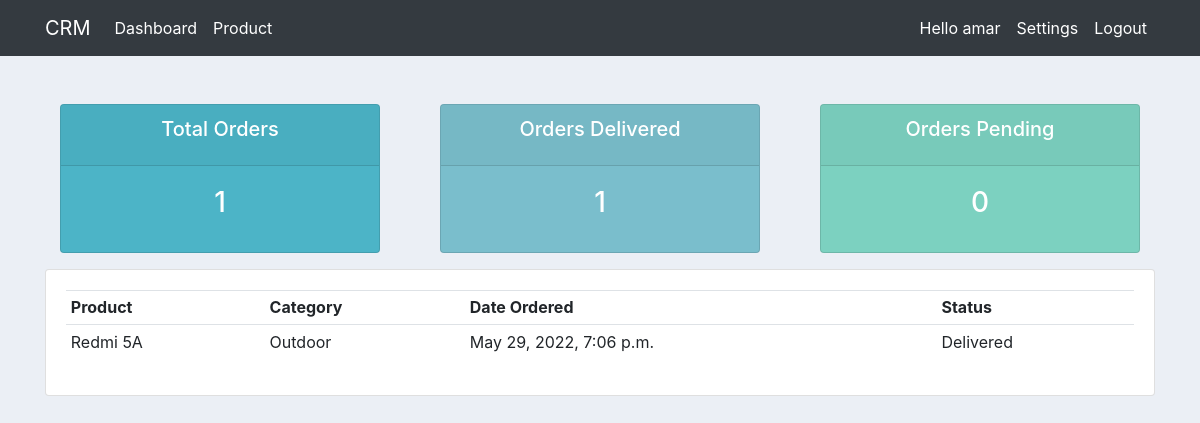
The page /user-page (signed in) on the database its author committed.
### accounts/models.py (models this page shows, shortened)
class DateStatus(models.Model):
    created_at = models.DateTimeField(auto_now_add=True)
    updated_at = models.DateTimeField(auto_now=True)
    class Meta:
        abstract=True

class Order(DateStatus):
    STATUS = (
        ('Pending','Pending'),
        ('Out for delivery','Out for delivery'),
        ('Delivered','Delivered'),
    )
    customer = models.ForeignKey(Customer,null=True,on_delete=models.SET_NULL)
    product = models.ForeignKey(Product,null=True,on_delete=models.SET_NULL)
    status = models.CharField(max_length=100,choices=STATUS)

class Product(DateStatus):
    CATEGORY = (
        ('Indoor','Indoor'),
        ('Outdoor','Outdoor')
    )
    name = models.CharField(max_length=200,null=True)
    price = models.FloatField(null=True)
    category = models.CharField(max_length=200,null=True,choices=CATEGORY)
    description = models.CharField(max_length=200,null=True,blank=True)
    tag = models.ManyToManyField(Tag)
    def __str__(self) -> str:
        return self.name

### accounts/decorators.py (the view)
        def wrapper_func(request,*args,**kwargs):
            group = None
            if request.user.groups.exists():
                group = request.user.groups.all()[0].name
            if group in allowed_user:
                return view_func(request,*args,**kwargs)
            else:
                messages.error(request,"You don't have admin permission")
                return redirect('logout')

### accounts/views.py (called while the page is built)
@login_required(login_url='login')
@allowed_user_permission(allowed_user=['customer'])
def userView(request):
    orders = request.user.customer.order_set.all()
    total_order = orders.count()
    total_delivered = orders.filter(status='Delivered').count()
    total_pending = orders.filter(status='Pending').count()
    context = {
        'orders':orders,
        'total_order':total_order,
        'total_delivered':total_delivered,
        'total_pending':total_pending
    }
    return render(request,'pages/user.html',context)

### templates/pages/user.html (shortened to what this page needs)
{% extends 'main.html' %}
{% block body %}
{% include 'layout/status.html' %}
<div class="row">
	<div class="col-md">
		<div class="card card-body">
			<table class="table table-sm">
				<tr>
					<th>Product</th>
					<th>Category</th>
					<th>Date Ordered</th>
					<th>Status</th>
				</tr>
				{% for order in orders %}
				<tr>
					<td>{{order.product}}</td>
					<td>{{order.product.category}}</td>
					<td>{{order.created_at}}</td>
					<td>{{order.status}}</td>
				</tr>
				{% endfor %}
			</table>
		</div>
	</div>
</div>
{% endblock %}

### templates/layout/navbar.html (shortened to what this page needs)
<nav class="navbar navbar-expand-lg navbar-dark bg-dark">
    <div class="container">
      <a class="navbar-brand" href="#">CRM</a>
    <div class="collapse navbar-collapse" id="navbarSupportedContent">
      <ul class="navbar-nav mr-auto">
       <li class="nav-item active">
        <a class="nav-link" href="{% url 'home' %}">Dashboard <span class="sr-only">(current)</span></a>
      </li>
      <li class="nav-item active">
        <a class="nav-link" href="{% url 'product' %}">Product</a>
      </li>
      </ul>
      <ul class="navbar-nav ml-auto">
       {% if request.user.is_authenticated %}
       <li class="nav-item active">
        <a class="nav-link" href="{% url 'product' %}">Hello {{request.user.username}}<span class="sr-only">(current)</span></a>
      </li>
      <li class="nav-item active">
        <a class="nav-link" href="{% url 'settings' %}">Settings</a>
      </li>
      <li class="nav-item active">
        <a class="nav-link" href="{% url 'logout' %}">Logout</a>
      </li>
      {% endif %}
      </ul>
    </div>
    </div>
  </nav>

### static/css/main.css (style rules this page uses)
body { background-color: #ebeff5; }

### rows shown on the page
Order: product "Redmi 5A", product.category "Outdoor", created_at "May 29, 2022, 7:06 p.m.", status "Delivered"

### other values the page prints
{{ request.user.username }} "amar"
{{ total_order }} "1"
{{ total_delivered }} "1"
{{ total_pending }} "0"
